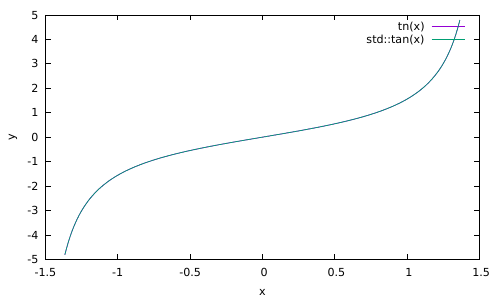

Generate this figure with gnuplot:
set term pdf
set output 'plot.pdf'
set xlabel "x"
set ylabel "y"
plot  "datos.txt" u 1:2 w l title "tn(x)", "datos.txt" u 1:3 w l title "std::tan(x)"